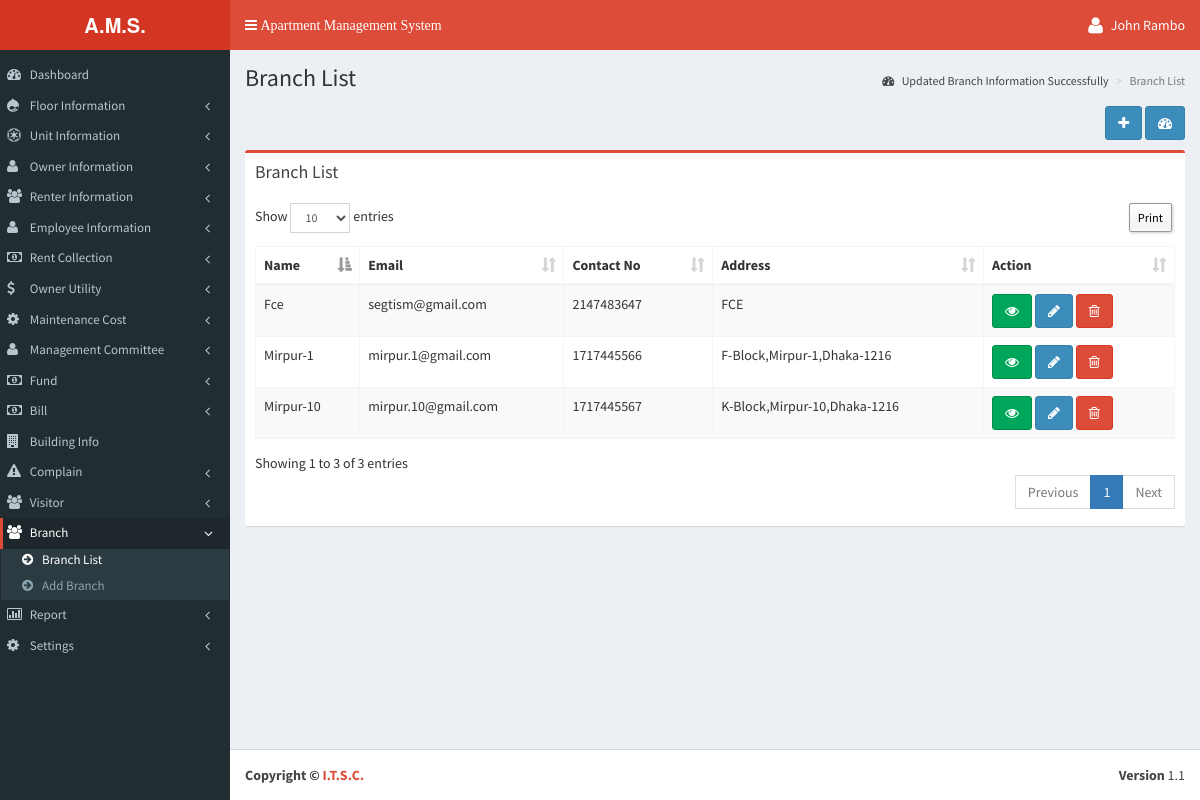
Screenshot of /branch/branchlist.php (signed in) with the database file from the repository.
### tables this page shows
CREATE TABLE `tblbranch` (
  `branch_id` int(11) NOT NULL,
  `branch_name` varchar(100) NOT NULL,
  `b_email` varchar(50) NOT NULL,
  `b_contact_no` int(15) NOT NULL,
  `b_address` varchar(100) NOT NULL,
  `b_status` varchar(50) NOT NULL DEFAULT '1',
  `created_date` timestamp NOT NULL DEFAULT CURRENT_TIMESTAMP
);

### language/English/lang_left_menu.php (called while the page is built, shortened)
<?php
$_data['menu_dashboard'] 					= "Dashboard";
$_data['menu_floor'] 						= "Floor Information";
$_data['menu_floor_list'] 					= "Floor List";
$_data['menu_floor_add'] 					= "Add Floor";
$_data['menu_unit_information'] 			= "Unit Information";
$_data['menu_unit_list'] 					= "Unit List";
$_data['menu_add_unit'] 					= "Add Unit";
$_data['menu_owner_information'] 			= "Owner Information";
$_data['menu_owner_list'] 					= "Owner List";
$_data['menu_add_owner'] 					= "Add Owner";
$_data['menu_renter_information'] 			= "Renter Information";
$_data['menu_renter_list'] 					= "Renter List";
$_data['menu_add_renter'] 					= "Add Renter";
$_data['menu_employee_information'] 		= "Employee Information";
$_data['menu_employee_list'] 				= "Employee List";
$_data['menu_add_employee'] 				= "Add Employee";
$_data['menu_rent_collection'] 				= "Rent Collection";
$_data['menu_rent_list'] 					= "Rent List";
$_data['menu_add_rent'] 					= "Add Rent";
$_data['menu_owner_utility'] 				= "Owner Utility";
$_data['menu_owner_utility_list'] 			= "Owner Utility List";
$_data['menu_add_owner_utility'] 			= "Add Owner Utility";
$_data['menu_maintenance_cost'] 			= "Maintenance Cost";
$_data['menu_maintenance_cost_list'] 		= "Maintenance Cost List";
$_data['menu_add_maintenance_cost'] 		= "Add Maintenance Cost";
$_data['menu_management_committee'] 		= "Management Committee";
$_data['menu_member_list'] 					= "Member List";
$_data['menu_add_member'] 					= "Add Member";
$_data['menu_fund'] 						= "Fund";
$_data['menu_fund_list'] 					= "Fund List";
$_data['menu_add_fund'] 					= "Add Fund";
$_data['menu_bill'] 						= "Bill";
$_data['menu_bill_list'] 					= "Bill List";
$_data['menu_add_bill'] 					= "Add Bill";
$_data['menu_building_info'] 				= "Building Info";
$_data['menu_complain'] 					= "Complain";
$_data['menu_complain_list'] 				= "Complain List";
$_data['menu_add_complain'] 				= "Add Complain";
$_data['menu_visitor'] 						= "Visitor";
$_data['menu_visitor_list'] 				= "Visitor List";
$_data['menu_add_visitor'] 					= "Add Visitor";
$_data['menu_report'] 						= "Report";
$_data['menu_fair_report'] 					= "Fare Report";
$_data['menu_rented_report'] 				= "Rented Report";
$_data['menu_visitors_report'] 				= "Visitors Report";
$_data['menu_complain_report'] 				= "Complain Report";
$_data['menu_unit_status_report'] 			= "Unit Status Report";
$_data['menu_fund_status'] 					= "Fund Status";
$_data['menu_bill_report'] 					= "Bill Report";
$_data['menu_settings'] 					= "Settings";
$_data['menu_bill_setup'] 					= "Bill Setup";
$_data['menu_utility_bill'] 				= "Utility Bill";
$_data['menu_employee_setup'] 				= "Employee Salary";
$_data['menu_management_member_type'] 		= "Management Member Type";
$_data['menu_month_setup'] 					= "Month Setup";
$_data['menu_year_setup'] 					= "Year Setup";
$_data['menu_language_setup'] 				= "System Setup";
$_data['menu_branch'] 						= "Branch";
$_data['menu_add_branch'] 					= "Add Branch";
$_data['menu_branch_list'] 					= "Branch List";
?>

### branch/branchlist.php (the view, shortened to what this page needs)
<?php
include('../header.php');
?>
<section class="content-header">
  <h1> <?php echo $_data['text_14'];?> </h1>
  <ol class="breadcrumb">
    <li><a href="<?php echo WEB_URL?>/dashboard.php"><i class="fa fa-dashboard"></i> <?php echo $_data['text_12'];?></a></li>
    <li class="active"><?php echo $_data['text_14'];?></li>
  </ol>
</section>
<section class="content">
<div class="row">
  <div class="col-xs-12">
    <div align="right" style="margin-bottom:1%;"> <a class="btn btn-primary" data-toggle="tooltip" href="<?php echo WEB_URL; ?>branch/addbranch.php" data-original-title="<?php echo $_data['success'];?>"><i class="fa fa-plus"></i></a> <a class="btn btn-primary" data-toggle="tooltip" href="<?php echo WEB_URL; ?>dashboard.php" data-original-title="<?php echo $_data['text_17'];?>"><i class="fa fa-dashboard"></i></a> </div>
    <div class="box box-danger">
      <div class="box-header">
        <h3 class="box-title"><?php echo $_data['text_14'];?></h3>
      </div>
      <div class="box-body">
        <table class="table sakotable table-bordered table-striped dt-responsive">
          <thead>
            <tr>
              <th><?php echo $_data['text_4'];?></th>
              <th><?php echo $_data['text_5'];?></th>
              <th><?php echo $_data['text_6'];?></th>
              <th><?php echo $_data['text_7'];?></th>
              <th><?php echo $_data['action_text'];?></th>
            </tr>
          </thead>
          <tbody>
            <?php
          	$result = mysql_query("Select * from tblbranch order by branch_id desc",$link);
				while($row = mysql_fetch_array($result)){ ?>
            <tr>
              <td><?php echo $row['branch_name']; ?></td>
              <td><?php echo $row['b_email']; ?></td>
              <td><?php echo $row['b_contact_no']; ?></td>
              <td><?php echo $row['b_address']; ?></td>
              <td><a class="btn btn-success" data-toggle="tooltip" href="javascript:;" onclick="$('#employee_view_<?php echo $row['branch_id']; ?>').modal('show');" data-original-title="<?php echo $_data['view_text'];?>"><i class="fa fa-eye"></i></a> <a class="btn btn-primary" data-toggle="tooltip" href="<?php echo WEB_URL;?>branch/addbranch.php?id=<?php echo $row['branch_id']; ?>" data-original-title="<?php echo $_data['edit_text'];?>"><i class="fa fa-pencil"></i></a> <a class="btn btn-danger" data-toggle="tooltip" onclick="deleteBranch(<?php echo $row['branch_id']; ?>);" href="javascript:;" data-original-title="<?php echo $_data['delete_text'];?>"><i class="fa fa-trash-o"></i></a>
                </td>
            </tr>
            <?php } mysql_close($link); ?>
          </tbody>
        </table>
      </div>
    </div>
  </div>
</div>
<?php include('../footer.php'); ?>

### rows the page displays
tblbranch: branch_name "Fce", b_email "segtism@gmail.com", b_contact_no "2147483647", b_address "FCE"
tblbranch: branch_name "Mirpur-10", b_email "mirpur.10@gmail.com", b_contact_no "1717445567", b_address "K-Block,Mirpur-10,Dhaka-1216"
tblbranch: branch_name "Mirpur-1", b_email "mirpur.1@gmail.com", b_contact_no "1717445566", b_address "F-Block,Mirpur-1,Dhaka-1216"

### other values shown
$_SESSION['objLogin']['name'] "John Rambo"
$_data['menu_dashboard'] "Dashboard"
$_data['menu_floor'] "Floor Information"
$_data['menu_unit_information'] "Unit Information"
$_data['menu_owner_information'] "Owner Information"
$_data['menu_renter_information'] "Renter Information"
$_data['menu_employee_information'] "Employee Information"
$_data['menu_rent_collection'] "Rent Collection"
$_data['menu_owner_utility'] "Owner Utility"
$_data['menu_maintenance_cost'] "Maintenance Cost"
$_data['menu_management_committee'] "Management Committee"
$_data['menu_fund'] "Fund"
$_data['menu_bill'] "Bill"
$_data['menu_building_info'] "Building Info"
$_data['menu_complain'] "Complain"
